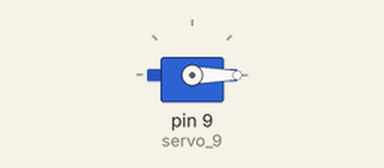
Simulated run of this sketch. Board: Arduino Uno, built with avr-gcc and run on an emulated ATmega328P. Shown: servo.

Above: at 0.1 s.
At 19.1 s:
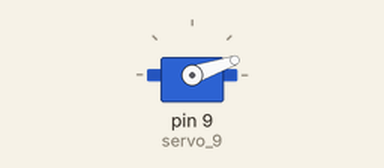
At 39.1 s:
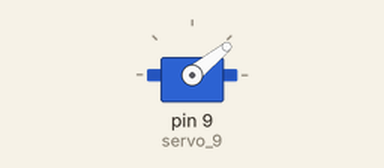
Timing chart, 0 to 40.0 s (numbered marks = the images above):
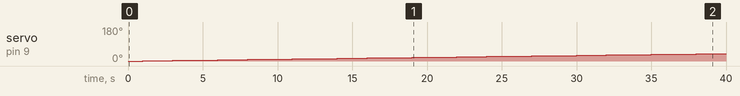

Measured:
- by itself, servo on pin 9 (servo_9): moves from 0° to 39° over 38.0 s

The sketch:

sir_ed1.ino
```cpp
// C++ code
//
#include <Servo.h>

int pos = 0;

Servo servo_9;

void setup()
{
  servo_9.attach(9, 500, 2500);

  pos = 0;
  while (pos <= 179) {
    servo_9.write(pos);
    delay(1000); // Wait for 1000 millisecond(s)
    pos += 1;
  }
}

void loop()
{
  delay(10); // Delay a little bit to improve simulation performance
}
```
